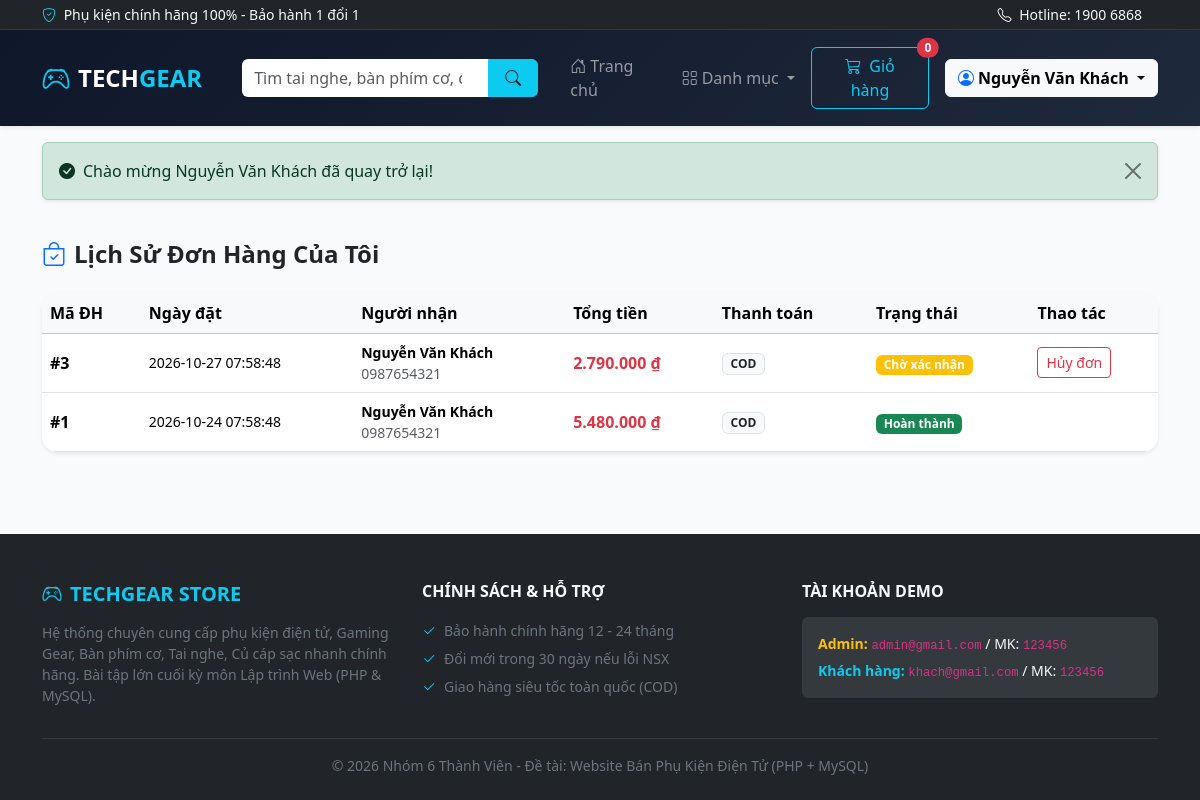
Screenshot of /my_orders.php (signed in) with the database file from the repository.
### tables this page shows
CREATE TABLE `orders` (
  `id` INT AUTO_INCREMENT PRIMARY KEY,
  `user_id` INT DEFAULT NULL,
  `receiver_name` VARCHAR(100) NOT NULL,
  `receiver_phone` VARCHAR(20) NOT NULL,
  `receiver_address` VARCHAR(255) NOT NULL,
  `note` TEXT DEFAULT NULL,
  `total_amount` DECIMAL(12,0) NOT NULL,
  `payment_method` VARCHAR(50) DEFAULT 'COD',
  `status` ENUM('pending', 'confirmed', 'shipping', 'completed', 'cancelled') DEFAULT 'pending',
  `created_at` TIMESTAMP DEFAULT CURRENT_TIMESTAMP,
  FOREIGN KEY (`user_id`) REFERENCES `users`(`id`) ON DELETE SET NULL
);

### config/db.php (called while the page is built, shortened)
<?php
function format_price($amount) {
    return number_format((float)$amount, 0, ',', '.') . ' ₫';
}
?>

### my_orders.php (the view, shortened to what this page needs)
<?php
require_once __DIR__ . '/config/db.php';
$user_id = $_SESSION['user']['id'];
$stmt = $pdo->prepare("SELECT * FROM orders WHERE user_id = ? ORDER BY id DESC");
$stmt->execute([$user_id]);
$orders = $stmt->fetchAll();
$status_badges = [
    'pending' => ['Chờ xác nhận', 'warning'],
    'confirmed' => ['Đã xác nhận', 'info'],
    'shipping' => ['Đang giao hàng', 'primary'],
    'completed' => ['Hoàn thành', 'success'],
    'cancelled' => ['Đã hủy', 'secondary']
];
require_once __DIR__ . '/includes/header.php';
?>
<div class="container my-4">
    <h4 class="fw-bold mb-4"><i class="bi bi-bag-check text-primary me-2"></i>Lịch Sử Đơn Hàng Của Tôi</h4>
    <?php if (empty($orders)): ?>
        <div class="card border-0 shadow-sm rounded-4 p-5 text-center">
            <p class="text-muted mb-3">Bạn chưa có đơn hàng nào.</p>
            <div><a href="products.php" class="btn btn-primary">Mua sắm ngay</a></div>
        </div>
    <?php else: ?>
        <div class="card border-0 shadow-sm rounded-4 overflow-hidden">
            <div class="table-responsive">
                <table class="table align-middle mb-0">
                    <thead class="table-light">
                        <tr>
                            <th>Mã ĐH</th>
                            <th>Ngày đặt</th>
                            <th>Người nhận</th>
                            <th>Tổng tiền</th>
                            <th>Thanh toán</th>
                            <th>Trạng thái</th>
                            <th>Thao tác</th>
                        </tr>
                    </thead>
                    <tbody>
                        <?php foreach ($orders as $o): ?>
                            <?php $badge = $status_badges[$o['status']] ?? [$o['status'], 'secondary']; ?>
                            <tr>
                                <td class="fw-bold">#<?= $o['id'] ?></td>
                                <td class="small"><?= $o['created_at'] ?></td>
                                <td>
                                    <div class="fw-semibold small"><?= htmlspecialchars($o['receiver_name']) ?></div>
                                    <div class="text-muted small"><?= htmlspecialchars($o['receiver_phone']) ?></div>
                                </td>
                                <td class="fw-bold text-danger"><?= format_price($o['total_amount']) ?></td>
                                <td><span class="badge bg-light text-dark border"><?= htmlspecialchars($o['payment_method']) ?></span></td>
                                <td><span class="badge bg-<?= $badge[1] ?>"><?= $badge[0] ?></span></td>
                                <td>
                                    <?php if ($o['status'] === 'pending'): ?>
                                        <a href="my_orders.php?cancel_id=<?= $o['id'] ?>" class="btn btn-sm btn-outline-danger" onclick="return confirm('Bạn muốn hủy đơn hàng này?')">Hủy đơn</a>
                                    <?php endif; ?>
                                </td>
                            </tr>
                        <?php endforeach; ?>
                    </tbody>
                </table>
            </div>
        </div>
    <?php endif; ?>
</div>
<?php require_once __DIR__ . '/includes/footer.php'; ?>

### includes/header.php (style rules this page uses)
:root { --primary-color: #2563eb; --dark-bg: #0f172a; }
body { background-color: #f8fafc; font-family: 'Segoe UI', system-ui, -apple-system, sans-serif; }

### rows the page displays
orders: id "3", created_at "2026-10-27 07:58:48", receiver_name "Nguyễn Văn Khách", receiver_phone "0987654321", total_amount "2.790.000 ₫", payment_method "COD", status "Chờ xác nhận"
orders: id "1", created_at "2026-10-24 07:58:48", receiver_name "Nguyễn Văn Khách", receiver_phone "0987654321", total_amount "5.480.000 ₫", payment_method "COD", status "Hoàn thành"

### other values shown
get_cart_count() "0"
$_SESSION['user']['fullname'] "Nguyễn Văn Khách"
$_SESSION['flash_success'] "Chào mừng Nguyễn Văn Khách đã quay trở lại!"
